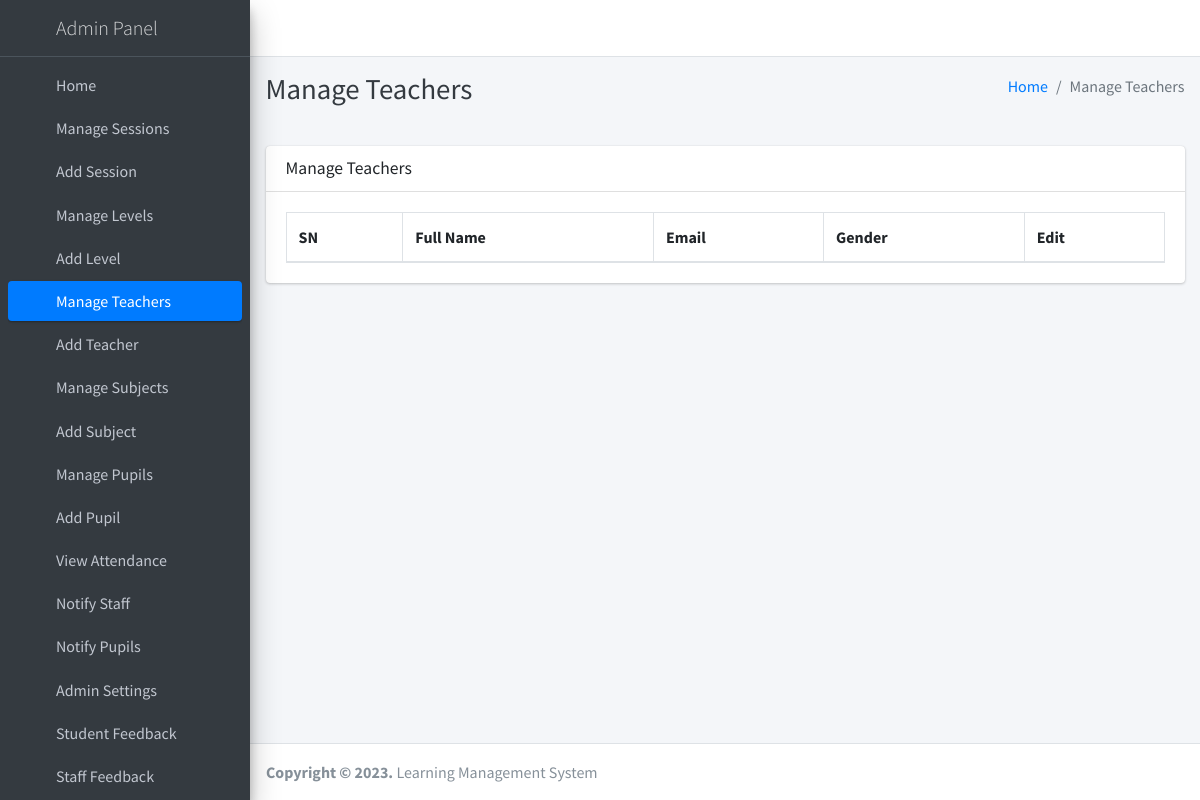
Page /staff/manage/ (signed in) on the earlier database version.
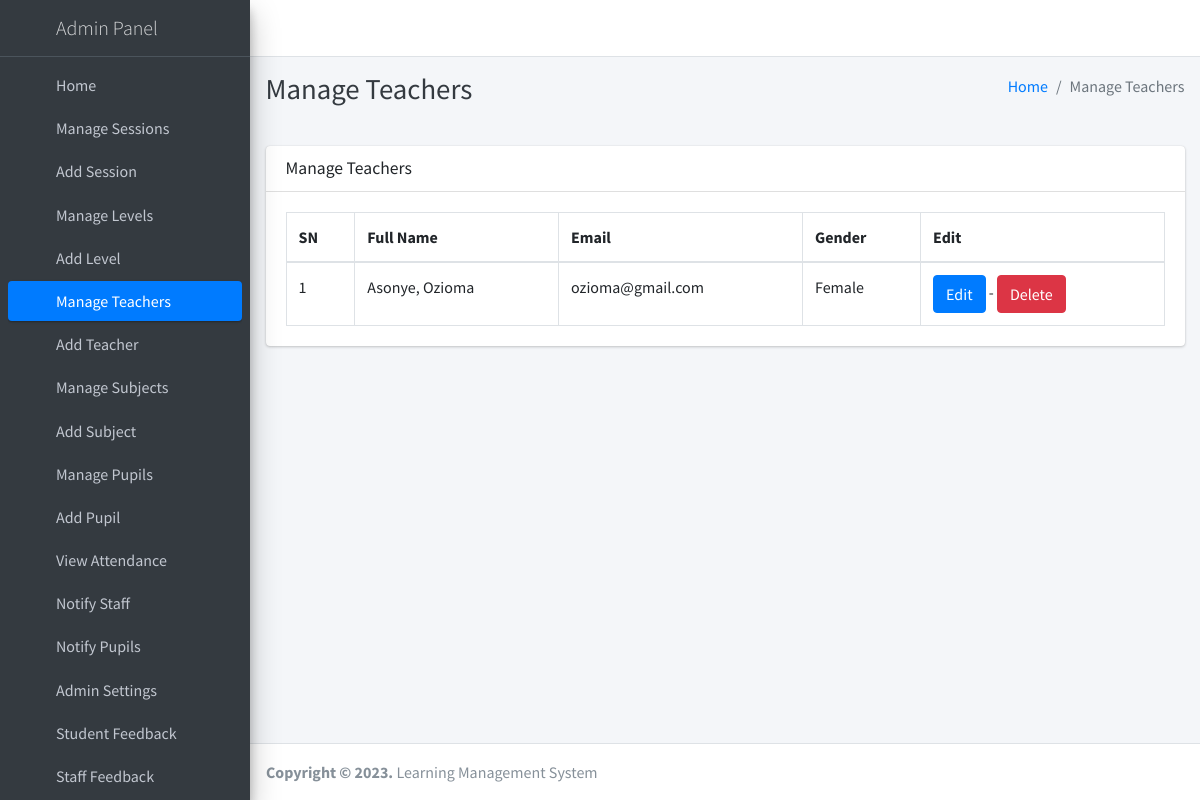
Same page on the later database version.
### main_app/models.py (models this page shows, shortened)
class CustomUser(AbstractUser):
    USER_TYPE = ((1, "HOD"), (2, "Staff"), (3, "Student"))
    GENDER = [("M", "Male"), ("F", "Female")]
    username = None  # Removed username, using email instead
    email = models.EmailField(unique=True)
    user_type = models.CharField(default=1, choices=USER_TYPE, max_length=1)
    gender = models.CharField(max_length=1, choices=GENDER)
    profile_pic = models.ImageField(blank=True, null=True)
    address = models.CharField(max_length=200, blank=True, null=True)
    fcm_token = models.TextField(default="")  # For firebase notifications
    created_at = models.DateTimeField(auto_now_add=True)
    updated_at = models.DateTimeField(auto_now=True)
    USERNAME_FIELD = "email"
    REQUIRED_FIELDS = []
    objects = CustomUserManager()

### main_app/hod_views.py (the view)
# urls.py: path("staff/manage/", hod_views.manage_staff, name='manage_staff'),
def manage_staff(request):
    allStaff = CustomUser.objects.filter(user_type=2)
    context = {
        'allStaff': allStaff,
        'page_title': 'Manage Teachers'
    }
    return render(request, "hod_template/manage_staff.html", context)

### main_app/templates/hod_template/manage_staff.html
{% extends 'main_app/base.html' %}
{% load static %}
{% block page_title %}{{page_title}}{% endblock page_title %}
{% block content %}
<section class="content">
    <div class="container-fluid">
        <div class="row">
            <div class="col-md-12">
                <div class="card">
                    <div class="card-header">
                        <h3 class="card-title">{{page_title}}</h3>
                    </div>
                    <div class="card-body">
                        <table id="example2" class="table table-bordered table-hover">
                            <thead>
                                <tr>
                                    <th>SN</th>
                                    <th>Full Name</th>
                                    <th>Email</th>
                                    <th>Gender</th>
                                    <th>Edit</th>
                                </tr>
                            </thead>
                            <tbody>
                                {% for staff in allStaff %}
                                <tr>
                                    <td>{{ forloop.counter }}</td>
                                    <td>{{staff.last_name}}, {{staff.first_name}}</td>
                                    <td>{{staff.email}}</td>
                                    <td>{{staff.get_gender_display}}</td>
                                    <td>
                                        <a href="{% url 'edit_staff' staff.staff.id %}" class="btn btn-primary">Edit</a> -
                                        <a href="{% url 'delete_staff' staff.staff.id %}" class="btn btn-danger" onclick="return confirm('Are you sure about this ?')">Delete</a>
                                    </td>
                                </tr>
                                {% endfor %}
                            </tbody>
                        </table>
                    </div>
                </div>
            </div>
        </div>
    </div>
</section>
{% endblock content %}

Differences in the rows shown:
added CustomUser: last_name "Asonye", first_name "Ozioma", email "ozioma@gmail.com", gender "Female"
